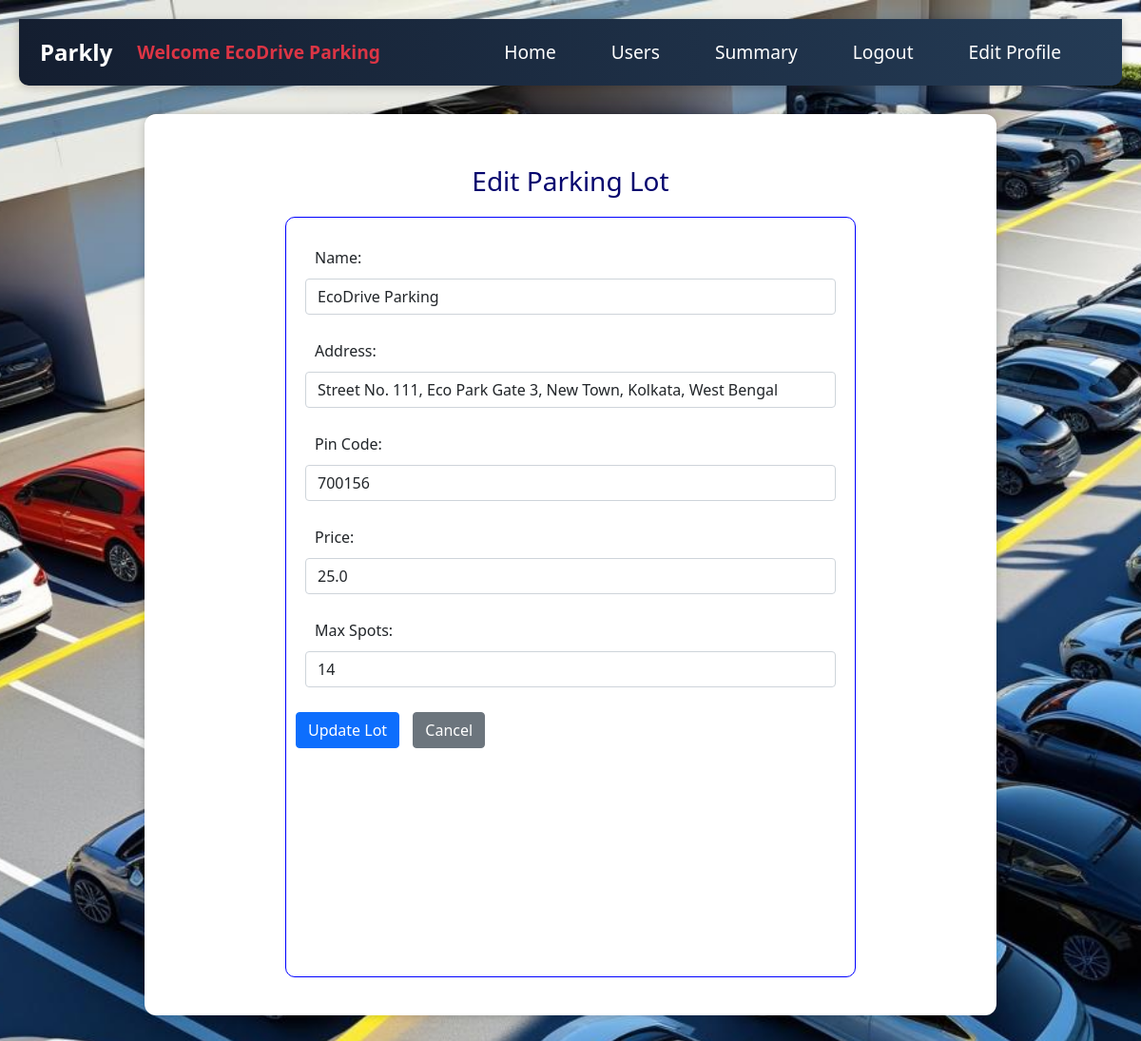
/edit_parking_lot/2/EcoDrive Parking (signed in), run on an earlier commit of the app's database.
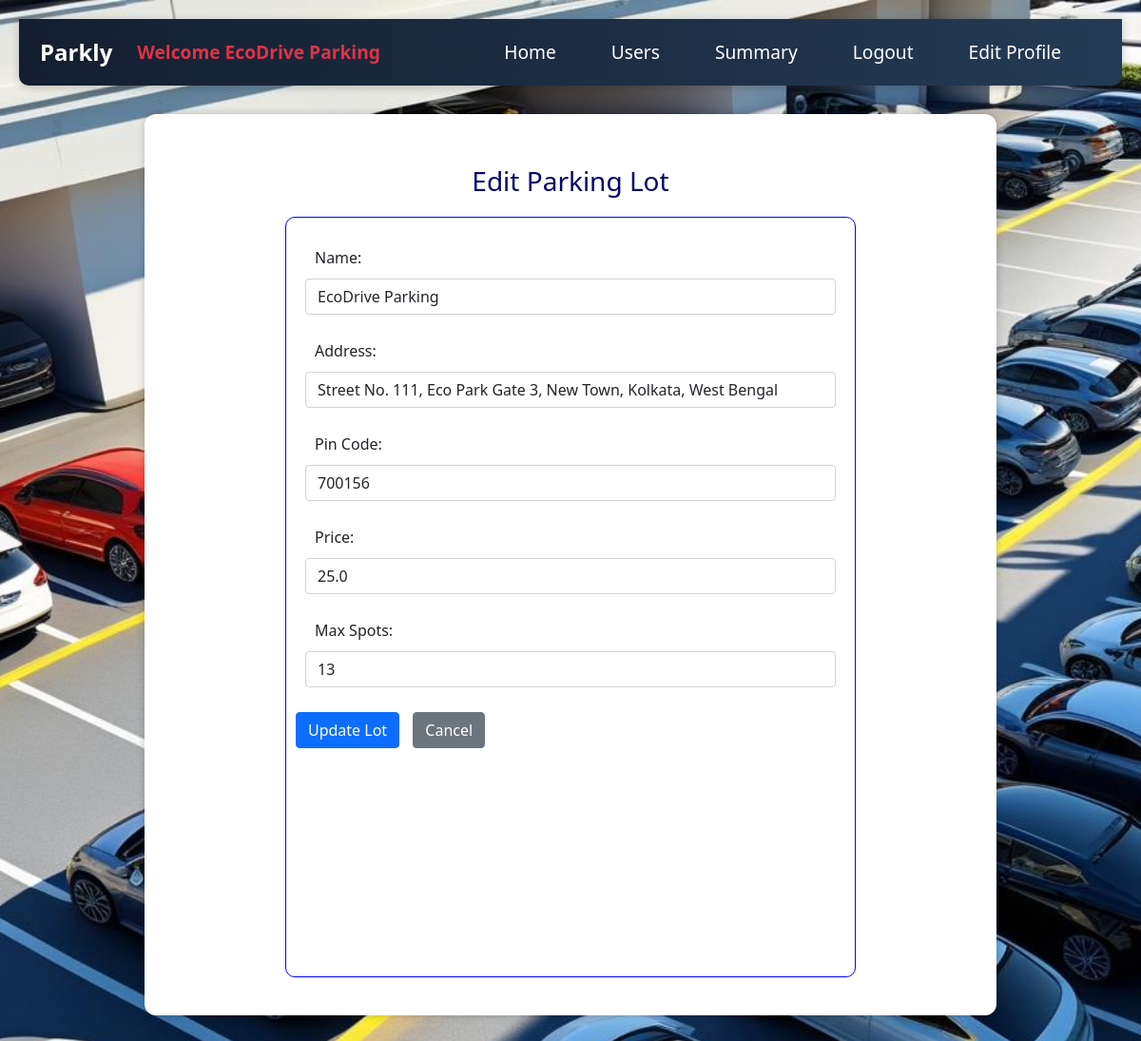
And on a later commit of the database.
### backend/models.py (models this page shows)
class Parking_lot(db.Model):
    __tablename__="parking_lot"
    id=db.Column(db.Integer,primary_key=True)
    name=db.Column(db.String,nullable=False)
    address=db.Column(db.String,nullable=False)
    pin_code=db.Column(db.Integer,nullable=False)
    price=db.Column(db.Float,default=0.0)
    max_spots=db.Column(db.Integer,nullable=False)
    spots=db.relationship("Parking_spot",cascade="all,delete",backref="parking_lot",lazy=True) # parking lot can access it's all spots
    reservations=db.relationship("Reservation",cascade="all,delete",backref="parking_lot",lazy=True) # parking lot can access it's all reservation

### backend/controllers.py (the view, shortened to what this page needs)
@app.route("/edit_parking_lot/<int:lot_id>/<name>", methods=["GET", "POST"])
@login_required
def edit_parking_lot(lot_id, name):
    lot = Parking_lot.query.get_or_404(lot_id)
    return render_template("edit_parking_lot.html", lot=lot, name=name)

### backend/controllers.py (called while the page is built)
@login_manager.user_loader
def load_user(user_id):
    return User.query.get(int(user_id))

### templates/edit_parking_lot.html
{% extends "admin_layout.html" %}
{% block content %}
<div class="main-content">
<div class="container mt-4">
    <h3 class="center">Edit Parking Lot</h3>
    <form method="POST">
      <div class="input_form">
        <div class="mb-3">
            <label>Name:</label>
            <input type="text" name="name" class="form-control" value="{{ lot.name }}" required>
        </div>
        <div class="mb-3">
            <label>Address:</label>
            <input type="text" name="address" class="form-control" value="{{ lot.address }}" required>
        </div>
        <div class="mb-3">
            <label>Pin Code:</label>
            <input type="number" name="pin_code" class="form-control" value="{{ lot.pin_code }}" required>
        </div>
        <div class="mb-3">
            <label>Price:</label>
            <input type="number" step="0.01" name="price" class="form-control" value="{{ lot.price }}" required>
        </div>
        <div class="mb-3">
            <label>Max Spots:</label>
            <input type="number" name="max_spots" class="form-control" value="{{ lot.max_spots }}" required>
        </div>
        <button type="submit" class="btn btn-primary">Update Lot</button>
        <a href="{{ url_for('admin_dashboard', name=name) }}" class="btn btn-secondary">Cancel</a>
      </div>
    </form>
</div>
</div>
{% endblock %}

### templates/admin_layout.html (shortened to what this page needs)
<!DOCTYPE html>
<html>
    <head>
        <link rel="stylesheet" href="/static/styles/main.css">
        <link rel="stylesheet" href="/static/styles/admin.css">
        <link href="https://cdn.jsdelivr.net/npm/bootstrap@5.0.2/dist/css/bootstrap.min.css" rel="stylesheet">
    </head>
    <body class="admin-dashboard">
            <nav class="navbar navbar-expand-lg navbar-dark slim-navbar ">
                <div class="container-fluid">
                    <a class="navbar-brand fw-bold fs-4 text-white" href="/">Parkly</a>
                    <span class="navbar-brand fw-bold text-danger">Welcome {{name}}</span>
                    <div class="d-flex align-items-center ms-auto">
                        <a class="nav-link text-white me-3" href="{{ url_for('admin_dashboard', name=name) }}">Home</a>
                        <a class="nav-link text-white me-3" href="{{ url_for('admin_users', name=name) }}">Users</a>
                        <a class="nav-link text-white me-3" href="{{ url_for('admin_summary', name=name) }}">Summary</a>
                        <a class="nav-link text-white me-3" href="{{ url_for('logout') }}">Logout</a>
                        <div class="ms-auto">
                            <a href="{{ url_for('edit_profile', name=name) }}" class="nav-link text-white me-3">Edit Profile</a>
                        </div>
                    </div>
                </div>
            </nav>
            <div class="my_panel">
                {% block content %}{% endblock %}
            </div>
    </body>
</html>

### static/styles/main.css (style rules this page uses)
* { margin: 10px; padding: 0; box-sizing: border-box; }
body { font-family: Arial, sans-serif; }
.my_panel { width: 80%; margin: auto; height: auto; }
.input_form { border: 1px solid blue; width: 600px; height: 800px; margin: auto; margin-top: 20px; padding: 10px; border-radius: 10px; font-size: 16px; text-align: justify; }
.center { text-align: center; margin: auto; color: rgb(5, 5, 110); }
.navbar { background: linear-gradient(to right, #141e30, #243b55); box-shadow: 0 2px 10px rgba(0, 0, 0, 0.2); border-radius: 0 0 10px 10px; height: 70px; }
.slim-navbar { padding-top: 0 !important; padding-bottom: 0 !important; min-height: 40px; }
.slim-navbar .navbar-brand, .slim-navbar .nav-link { font-size: 1.2rem; padding-top: 0.25rem; padding-bottom: 0.25rem; }

### static/styles/admin.css (style rules this page uses)
.admin-dashboard { background: url('/static/images/parking-bg3.jpg') no-repeat center center fixed; background-size: cover; min-height: 100vh; }
.admin-dashboard .main-content { background-color: white; padding: 30px; border-radius: 12px; margin: 30px auto; width: 95%; box-shadow: 0 0 10px rgba(0, 0, 0, 0.2); }

What changed in the data, as far as the page shows it:
changed Parking_lot "EcoDrive Parking": max_spots "14" → "13"
